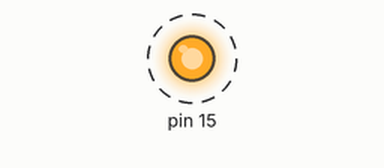
The sketch below on a simulated Arduino Uno, built with avr-gcc and run on an emulated ATmega328P. On the bench: output pins drawn as LEDs (lit = HIGH). Dashed ring = blinking. What the sketch prints to the serial monitor is not drawn.

Above: at 0.5 s.
Timing chart, 0 to 4.6 s (numbered marks = the images above):
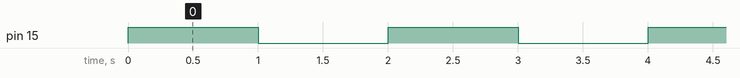

Measured:
- by itself, pin 15: alternates HIGH for 1.0 s and LOW for 1.0 s

The sketch:

IoT_14.ino
```cpp
void setup() {
Serial.begin(115200);
pinMode(15,OUTPUT);
}

void loop() {
 digitalWrite(15,HIGH);
 Serial.println("SW : HIGH ");
 delay(1000);

 digitalWrite(15,LOW);
 Serial.println("SW : LOW ");
 delay(1000);

}
```
